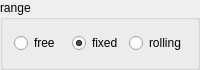
               <widget class="QGroupBox" name="groupBox_3">
                <property name="sizePolicy">
                 <sizepolicy hsizetype="Preferred" vsizetype="Fixed">
                  <horstretch>0</horstretch>
                  <verstretch>0</verstretch>
                 </sizepolicy>
                </property>
                <property name="minimumSize">
                 <size>
                  <width>0</width>
                  <height>70</height>
                 </size>
                </property>
                <property name="maximumSize">
                 <size>
                  <width>16777215</width>
                  <height>70</height>
                 </size>
                </property>
                <property name="title">
                 <string>range</string>
                </property>
                <layout class="QHBoxLayout" name="horizontalLayout">
                 <item>
                  <widget class="QRadioButton" name="radioButtonRangeFree">
                   <property name="text">
                    <string>free</string>
                   </property>
                   <property name="checked">
                    <bool>false</bool>
                   </property>
                  </widget>
                 </item>
                 <item>
                  <widget class="QRadioButton" name="radioButtonRangeFixed">
                   <property name="text">
                    <string>fixed</string>
                   </property>
                   <property name="checked">
                    <bool>true</bool>
                   </property>
                  </widget>
                 </item>
                 <item>
                  <widget class="QRadioButton" name="radioButtonRangeRolling">
                   <property name="text">
                    <string>rolling</string>
                   </property>
                  </widget>
                 </item>
                </layout>
               </widget>
